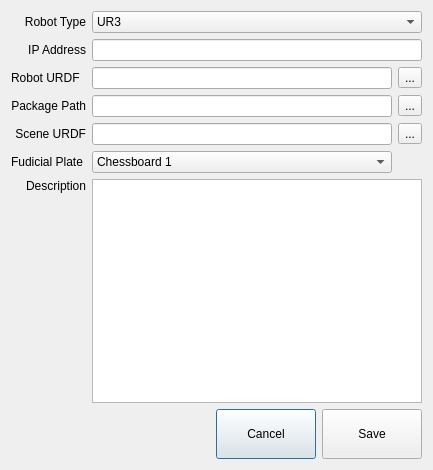
<?xml version="1.0" encoding="UTF-8"?>
<ui version="4.0">
 <class>CreateProfileDialog</class>
 <widget class="QDialog" name="CreateProfileDialog">
  <property name="geometry">
   <rect>
    <x>0</x>
    <y>0</y>
    <width>433</width>
    <height>470</height>
   </rect>
  </property>
  <property name="windowTitle">
   <string>Create Robot Profile</string>
  </property>
  <property name="modal">
   <bool>true</bool>
  </property>
  <layout class="QVBoxLayout" name="verticalLayout">
   <item>
    <layout class="QGridLayout" name="gridLayout">
     <item row="4" column="1">
      <widget class="QLineEdit" name="lineEdit_sceneUrdf"/>
     </item>
     <item row="2" column="2">
      <widget class="QToolButton" name="toolButton_robotUrdfFile">
       <property name="text">
        <string>...</string>
       </property>
      </widget>
     </item>
     <item row="3" column="0">
      <widget class="QLabel" name="label_packagePath">
       <property name="text">
        <string>Package Path</string>
       </property>
       <property name="alignment">
        <set>Qt::AlignRight|Qt::AlignTrailing|Qt::AlignVCenter</set>
       </property>
      </widget>
     </item>
     <item row="2" column="0">
      <widget class="QLabel" name="label_robotUrdf">
       <property name="enabled">
        <bool>true</bool>
       </property>
       <property name="text">
        <string>Robot URDF</string>
       </property>
      </widget>
     </item>
     <item row="5" column="1">
      <widget class="QComboBox" name="comboBox_Plate">
       <item>
        <property name="text">
         <string>Chessboard 1</string>
        </property>
       </item>
       <item>
        <property name="text">
         <string>Chessboard Big Size</string>
        </property>
       </item>
      </widget>
     </item>
     <item row="5" column="0">
      <widget class="QLabel" name="label_fudicialPlate">
       <property name="text">
        <string>Fudicial Plate</string>
       </property>
      </widget>
     </item>
     <item row="0" column="1" colspan="2">
      <widget class="QComboBox" name="comboBox_RobotType">
       <item>
        <property name="text">
         <string>UR3</string>
        </property>
       </item>
       <item>
        <property name="text">
         <string>Universal Robotics 5</string>
        </property>
       </item>
       <item>
        <property name="text">
         <string>Custom</string>
        </property>
       </item>
       <item>
        <property name="text">
         <string/>
        </property>
       </item>
      </widget>
     </item>
     <item row="0" column="0">
      <widget class="QLabel" name="label_robotType">
       <property name="enabled">
        <bool>true</bool>
       </property>
       <property name="text">
        <string>Robot Type</string>
       </property>
       <property name="alignment">
        <set>Qt::AlignRight|Qt::AlignTrailing|Qt::AlignVCenter</set>
       </property>
      </widget>
     </item>
     <item row="4" column="2">
      <widget class="QToolButton" name="toolButton_sceneUrdfFile">
       <property name="text">
        <string>...</string>
       </property>
      </widget>
     </item>
     <item row="2" column="1">
      <widget class="QLineEdit" name="lineEdit_robotUrdf"/>
     </item>
     <item row="3" column="1">
      <widget class="QLineEdit" name="lineEdit_packagePath"/>
     </item>
     <item row="6" column="1" colspan="2">
      <widget class="QTextEdit" name="textEdit"/>
     </item>
     <item row="1" column="1" colspan="2">
      <widget class="QLineEdit" name="lineEdit_robotIp"/>
     </item>
     <item row="4" column="0">
      <widget class="QLabel" name="label_sceneUrdf">
       <property name="text">
        <string>Scene URDF</string>
       </property>
       <property name="alignment">
        <set>Qt::AlignRight|Qt::AlignTrailing|Qt::AlignVCenter</set>
       </property>
      </widget>
     </item>
     <item row="6" column="0">
      <widget class="QLabel" name="label_description">
       <property name="text">
        <string>Description</string>
       </property>
       <property name="alignment">
        <set>Qt::AlignRight|Qt::AlignTop|Qt::AlignTrailing</set>
       </property>
      </widget>
     </item>
     <item row="3" column="2">
      <widget class="QToolButton" name="toolButton_packagePath">
       <property name="text">
        <string>...</string>
       </property>
      </widget>
     </item>
     <item row="1" column="0">
      <widget class="QLabel" name="label_robotIp">
       <property name="text">
        <string>IP Address</string>
       </property>
       <property name="alignment">
        <set>Qt::AlignRight|Qt::AlignTrailing|Qt::AlignVCenter</set>
       </property>
      </widget>
     </item>
    </layout>
   </item>
   <item>
    <layout class="QHBoxLayout" name="horizontalLayout">
     <item>
      <spacer name="horizontalSpacer">
       <property name="orientation">
        <enum>Qt::Horizontal</enum>
       </property>
       <property name="sizeHint" stdset="0">
        <size>
         <width>40</width>
         <height>20</height>
        </size>
       </property>
      </spacer>
     </item>
     <item>
      <widget class="QPushButton" name="pushButton_cancel">
       <property name="sizePolicy">
        <sizepolicy hsizetype="Fixed" vsizetype="Fixed">
         <horstretch>0</horstretch>
         <verstretch>0</verstretch>
        </sizepolicy>
       </property>
       <property name="minimumSize">
        <size>
         <width>100</width>
         <height>50</height>
        </size>
       </property>
       <property name="maximumSize">
        <size>
         <width>100</width>
         <height>50</height>
        </size>
       </property>
       <property name="text">
        <string>Cancel</string>
       </property>
      </widget>
     </item>
     <item>
      <widget class="QPushButton" name="pushButton_save">
       <property name="sizePolicy">
        <sizepolicy hsizetype="Fixed" vsizetype="Fixed">
         <horstretch>0</horstretch>
         <verstretch>0</verstretch>
        </sizepolicy>
       </property>
       <property name="minimumSize">
        <size>
         <width>100</width>
         <height>50</height>
        </size>
       </property>
       <property name="maximumSize">
        <size>
         <width>100</width>
         <height>50</height>
        </size>
       </property>
       <property name="text">
        <string>Save</string>
       </property>
      </widget>
     </item>
    </layout>
   </item>
  </layout>
 </widget>
 <layoutdefault spacing="6" margin="11"/>
 <resources/>
 <connections/>
</ui>
